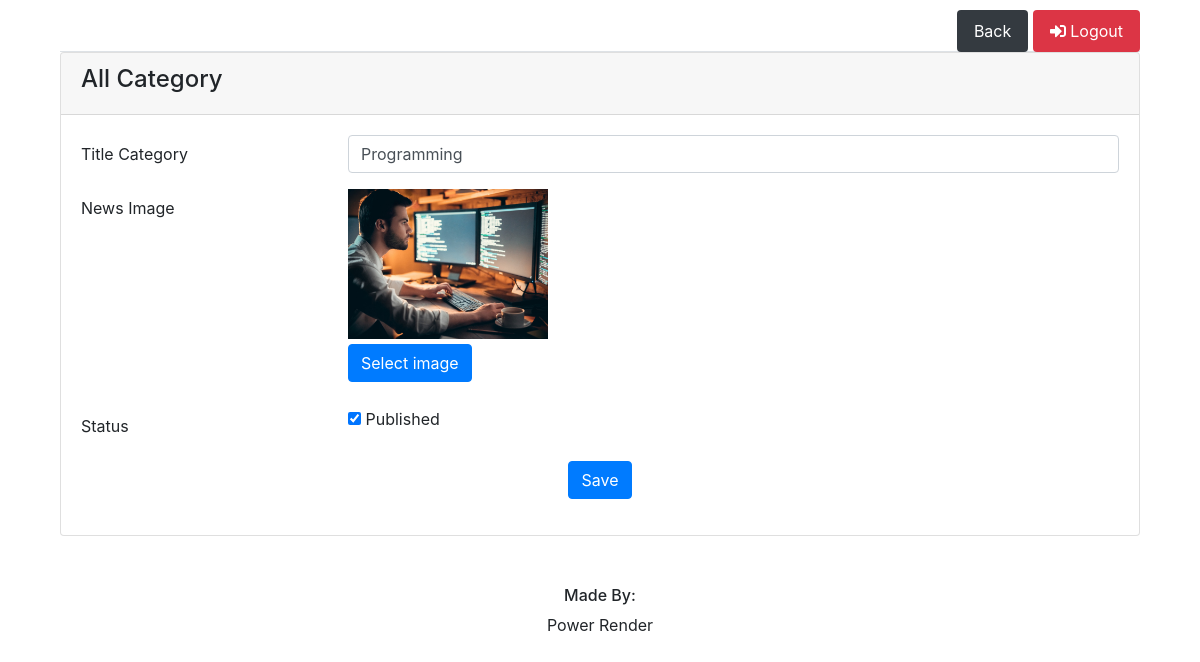
Page /editcategory.php?cat_id=1 (signed in) on the committed database.
### tables this page shows
CREATE TABLE `tbl_category` (
  `cat_id` int(111) NOT NULL,
  `name` varchar(111) NOT NULL,
  `photo_cat` text NOT NULL,
  `status` int(1) NOT NULL DEFAULT 0
);

### image/baseurl.php (called while the page is built, shortened)
<?php
	if(isset($_SERVER['HTTPS'] ) ) {
		$file_path = 'https://'.$_SERVER['SERVER_NAME'] . '/ebookapp/';
		$image_path = 'https://'.$_SERVER['SERVER_NAME'] . '/ebookapp/';
		$image_user = 'https://'.$_SERVER['SERVER_NAME'] . '/ebookapp/image/user/';
		$pdf = 'https://'.$_SERVER['SERVER_NAME'] . '/ebookapp/ebook/';
	}
	else
	{
		$image_path = 'http://'.$_SERVER['SERVER_NAME'] . '/ebookapp/';
	}
?>

### editcategory.php (the view, shortened to what this page needs)
<?php include 'include/header.php';?>
<body>
	<div class="container">
	<div class="mx-auto col-sm-12 main-section" id="myTab" role="tablist">
		<?php include 'include/child-tab.php';?>
		<div class="tab-content" id="myTabContent">
			<div role="tabpanel">
				<div class="card">
					<div class="card-header">
						<h4>All Category</h4>
					</div>
					<div class="card-body">
						<?php
							$id = $_GET['cat_id'];
							$query = "SELECT * FROM tbl_category WHERE cat_id = '".$id."'";
							$ms = mysqli_query($conn, $query);
							$result = mysqli_fetch_assoc($ms);
									?>
						<form class="form" role="form" method="post" enctype="multipart/form-data" autocomplete="off">
							<div class="form-group row">
								<label class="col-lg-3 col-form-label form-control-label">Title Category</label>
								<div class="col-lg-9">
									<input class="form-control" name="name" value="<?php echo $result['name']; ?>">
								</div>
							</div>
							<div class="form-group row">
								<label class="col-lg-3 col-form-label form-control-label">News Image</label>
								<div class="col-lg-9">
									<div class="fileupload fileupload-new" data-provides="fileupload">
										<div class="fileupload-new thumbnail" style="width: 200px; height: 150px;">
											<img src="<?php include 'image/baseurl.php'; echo $image_path.'image/'.$result['photo_cat'];?>" alt=""/>
										</div>
										<div>
											<span class="btn btn-file btn-primary">
												<span class="fileupload-new">Select image</span>
												<input type="file" name="photo" accept="image/*"></span>
										</div>
									</div>
								</div>
							</div>
							<div class="form-group row">
								<label class="col-lg-3 col-form-label form-control-label">Status</label>
								<div class="col-lg-9">
									<div class="checkbox anim-checkbox">
										<input type="checkbox" id="ch3" name="status[]" value="1" <?php if($result['status']=="1"){ ?>checked<?php }?>/>
										<label for="ch3">Published</label>
									</div>
								</div>
							</div>
							<div class="form-group row">
								<div class="col-lg-12 text-center">
									<input type="submit" name="submit" class="btn btn-primary" value="Save">
								</div>
							</div>
						</form>
					</div>
				</div>
			</div>
		</div>
	</div>
</div>
<?php include 'include/footer.php';?>
</body>
</html>

### rows in the picture
tbl_category: name "Programming", photo_cat (picture), status "☑"
